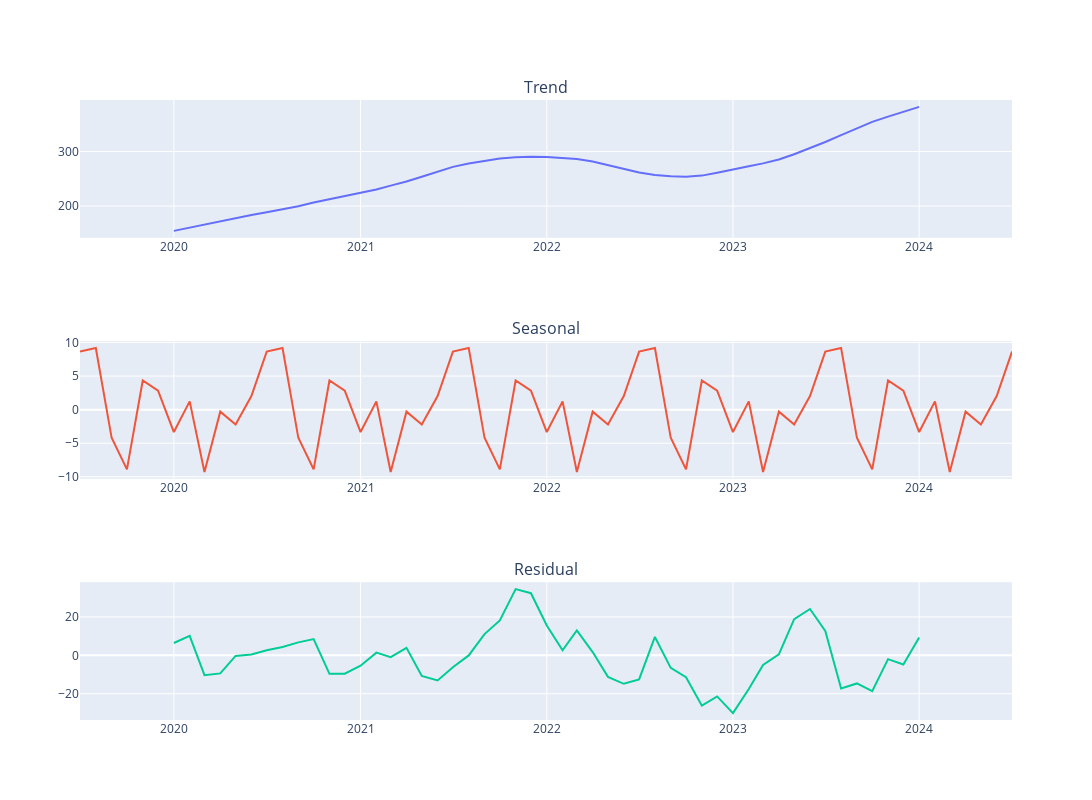

The cell this chart's notebook holds for it:
### Code cell
cols = ["Trend", "Seasonal", "Residual"]

fig = make_subplots(rows=3, cols=1, subplot_titles=cols)

for i, col in enumerate(cols):
    fig.add_trace(
        go.Scatter(x=monthly_msft_df.index, y=monthly_msft_df[col]),
        row=i+1,
        col=1
    )

fig.update_layout(height=800, width=1200, showlegend=False)
fig.show()
